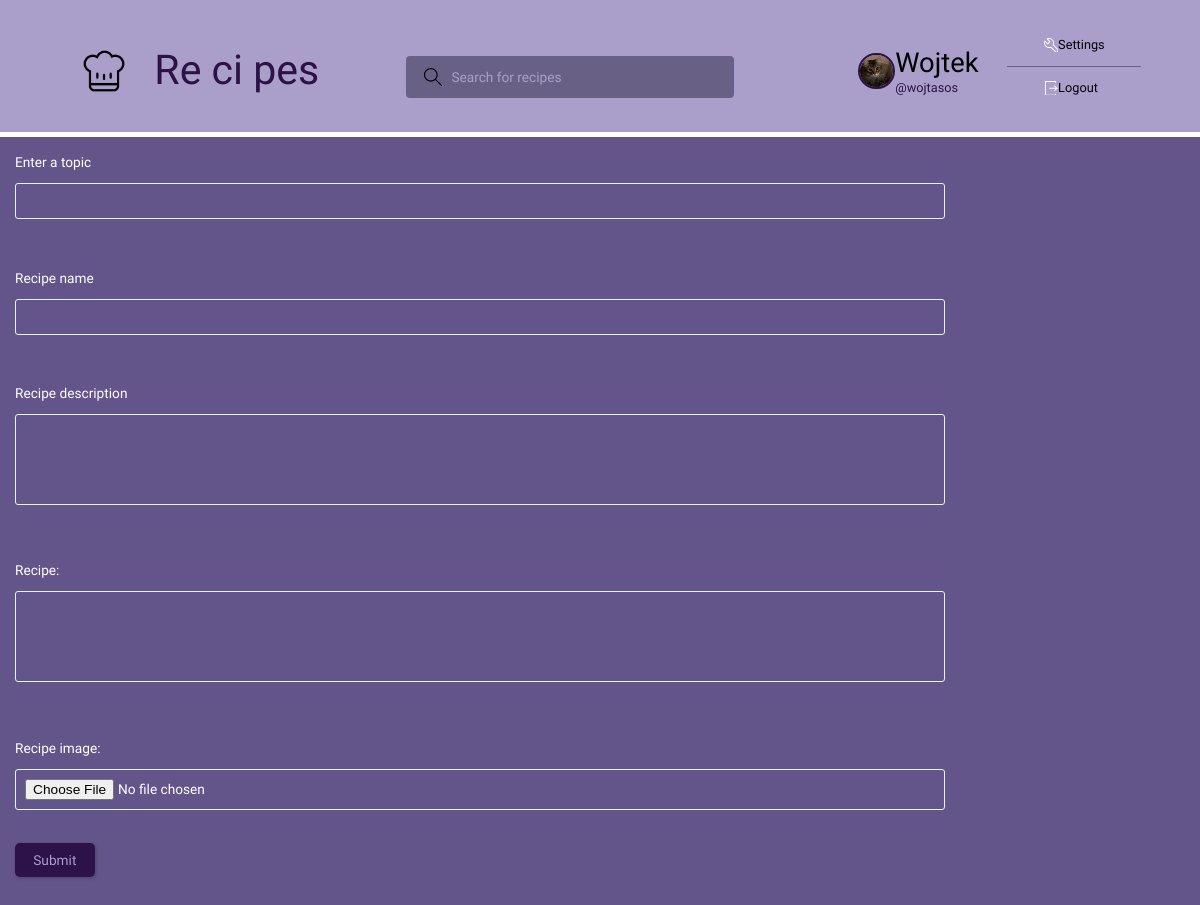
Page /add-recipe/ (signed in) on the committed database.
### base/models.py (models this page shows)
class User(AbstractUser):
    name = models.CharField(max_length=200, null=True)
    email = models.EmailField(unique=True, null=True)
    bio = models.TextField(null=True)
    avatar = models.ImageField(null=True, default='avatar.svg')
    REQUIRED_FIELDS = []

### base/views.py (the view, shortened to what this page needs)
# urls.py: path('add-recipe/', views.createRecipe, name='add-recipe'),
@login_required(login_url='login')
def createRecipe(request):
    form = RecipeForm(request.POST, request.FILES)
    topics = Topic.objects.all()
    context = {'form': form, 'topics': topics}
    return render(request, 'base/recipe_form.html', context)

### base/forms.py
class RecipeForm(ModelForm):
    class Meta:
        model= Recipe
        fields= '__all__'
        exclude=['autor']

### base/templates/base/recipe_form.html (shortened to what this page needs)
{% extends 'main.html' %}
{% block content%}
<div>
    <form class='form' method="POST" action="" enctype="multipart/form-data">
            <div class="form__group">
                <label for="recipe_topic">Enter a topic</label>
                <input required type="text" value="{{ recipe.topic.name }}" name="topic" list="topic-list">
            </div>
            <div class="form__group">
                <label for="recipe_name">Recipe name</label>
                {{ form.name }}
            </div>
            <div class="form__group">
                <label for="recipe_description">Recipe description</label>
                {{ form.description }}
            </div>
            <div class="form__group">
                <label for="recipe_text">Recipe:</label>
                {{ form.text }}
            </div>
            <div class="form__group">
                <label for="recipe_image">Recipe image:</label>
                {{ form.recipe_image}}
            </div>
        <input class="btn btn--main" id="button_recipe" type="submit" value="Submit" >
    </form>
</div>
{% endblock content %}

### templates/navbar.html (shortened to what this page needs)
{% load static %}
<header class="header header--loggedIn">
    <div class="container">
        <a href="{% url 'home' %}" class="header__logo">
            <img src="{% static 'images/logo1.png' %}" width=50px />
            <p class="title_web ">Re ci pes</p>
        </a>
        <form class="header__search" method="GET" action="{% url 'home' %}">
            <label style="margin-bottom: 20px; ">
                <input  name="q" placeholder="Search for recipes" />
            </label>
        </form>
        <nav class="header__menu">
            {% if request.user.is_authenticated %}
            <div class="header__user">
                <a href="{% url 'user-profile' request.user.id %}">
                    <div class="avatar avatar--medium active">
                        <img width="50px" src="{{ request.user.avatar.url }}" />
                    </div>
                    <p>{{request.user.name}} <span>@{{request.user.username}}</span></p>
                </a>
            </div>
                <div class="dropdown-menu">
                <a href="{% url 'update-user' %}" class="dropdown-link">
                    Settings</a>
                <a href="{% url 'logout' %}" class="dropdown-link">
                    Logout</a>
            </div>
            {% else %}
                <div class="not_logged_container" >
                <img class="not_logged_img"  src="{% static 'images/avatar.svg' %}"  />
                <a style="padding-left: 10px; font-size: 20px" href="{% url 'login' %}">Login</a>
                </div>
            {% endif %}
        </nav>
    </div>
</header>

### static/styles/style.css (style rules this page uses)
* { font-family: 'Comfortaa', sans-serif; margin: 0; padding: 0; box-sizing: border-box; text-rendering: optimizeLegibility; font-size: inherit; }
html { font-size: 57%; }
body { line-height: 1.6; font-weight: 400; font-size: 1.5rem; color: #0c0000; background-color: #63558a; min-height: 100vh; }
img { width: 50px; height: 50px; object-fit: cover; border-radius: 50%; }
a { display: inline-block; color: #2c1246; text-decoration: none; }
.container { max-width: 120rem; width: 90%; margin: auto; }
.btn { background-color: transparent; border: none; display: inline-flex; align-items: center; gap: 1rem; cursor: pointer; transition: all ease-in-out 0.3s; padding: 1rem 2rem; border-radius: 5px; box-shadow: 1px 1px 3px 1px rgba(0, 0, 0, 0.15); font-weight: 500; }
.btn--main { background-color: #2c1246; color: #aa9fcb; }
.avatar { position: relative; display: inline-block; border-radius: 50%; border: 2px solid #2c1246; }
.avatar img { display: block; border-radius: 50%; object-fit: cover; object-position: center; }
.avatar.avatar--medium img { width: 3.6rem; height: 3.6rem; border-radius: 50%; }
.dropdown-menu { display: block; margin-left: 15px; }
.dropdown-menu a { padding: 1.2rem 4rem; display: block; color: #ffffff; !important; font-weight: 500; font-size: 1.4rem; }
.dropdown-menu > a:not(:last-child) { border-bottom: 1px solid #696185; }
.dropdown-menu a svg { fill: #ffffff; }
.header { padding: 1.5rem; background-color: #aa9fcb; border-bottom: solid 5px white; }
.header > .container { display: flex; gap: 9.5rem; }
.header__logo, .header__user { display: flex; gap: 2rem; align-items: center; font-size: 200%; }
.header__logo > img { height: 7rem; width: 7rem; }
.header__search > label { background-color: #696185; padding: 1.3rem 1rem; display: flex; align-items: center; gap: 1rem; border-radius: 4px; margin-top: 10%; }
.header__search svg { fill: black; width: 2rem; height: 2rem; margin-left: 1rem; }
.header__search input { width: 30rem; background: transparent; border: none; outline: none; color: black; }
::placeholder { color: #aa9fcb; opacity: 1; }
.title_web { font-size: 150%; }
.header__menu { margin-left: auto; position: relative; }
.header__menu { display: inline-flex; gap: 5% }
.header__menu a { display: flex; align-items: center; font-weight: 500; text-decoration: none; color: #000000; }
.header__menu img { height: 3.6rem; }
.header__menu p { line-height: 1.2; }
.header__menu span { color: #2c1246; font-weight: 500; font-size: 1.4rem; display: block; }
.header__menu svg { width: 1.6rem; height: 1.6rem; fill: #e2d5ea; }
.form__group { margin-bottom: 2rem; width: 80%; padding: 15px; color: white; }
.form__group label { display: block; font-size: 1.5rem; margin-bottom: 1rem; }
.form__group input, .form__group textarea, .form__group select { background: transparent; border: 1px solid #e1f6fb; padding: 1rem; border-radius: 3px; width: 100%; color: #ffffff; font-weight: 500; outline: none; }
#button_recipe { margin-bottom: 50px; margin-left: 15px; }
.form__group textarea { background: transparent; height: 10rem; resize: none; }
.container { display: grid; grid-template-columns: 1fr 3fr 1fr; margin-top: 10px; }

### rows in the picture
User: user.avatar (picture), user.name "Wojtek", user.username "wojtasos"
